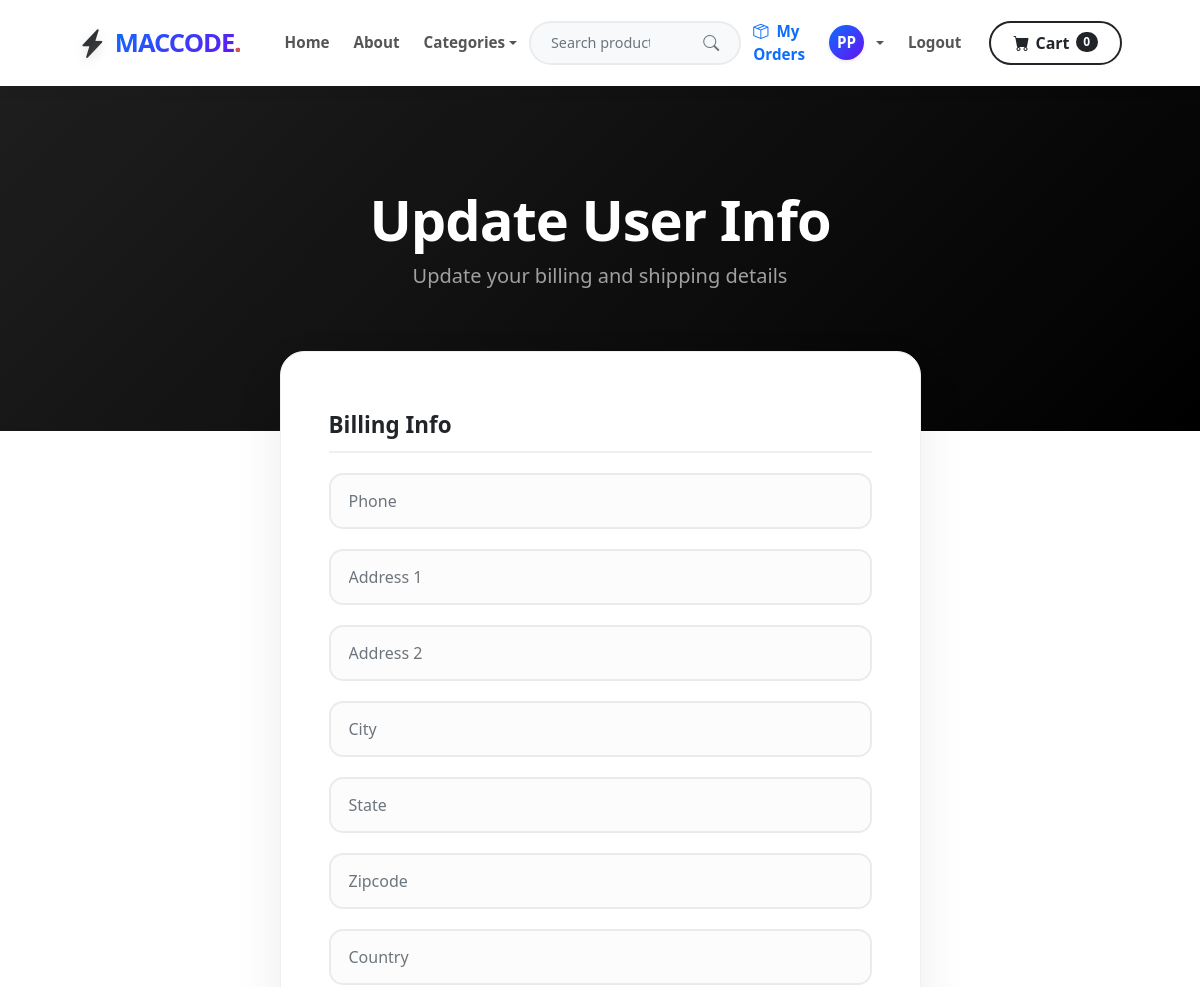
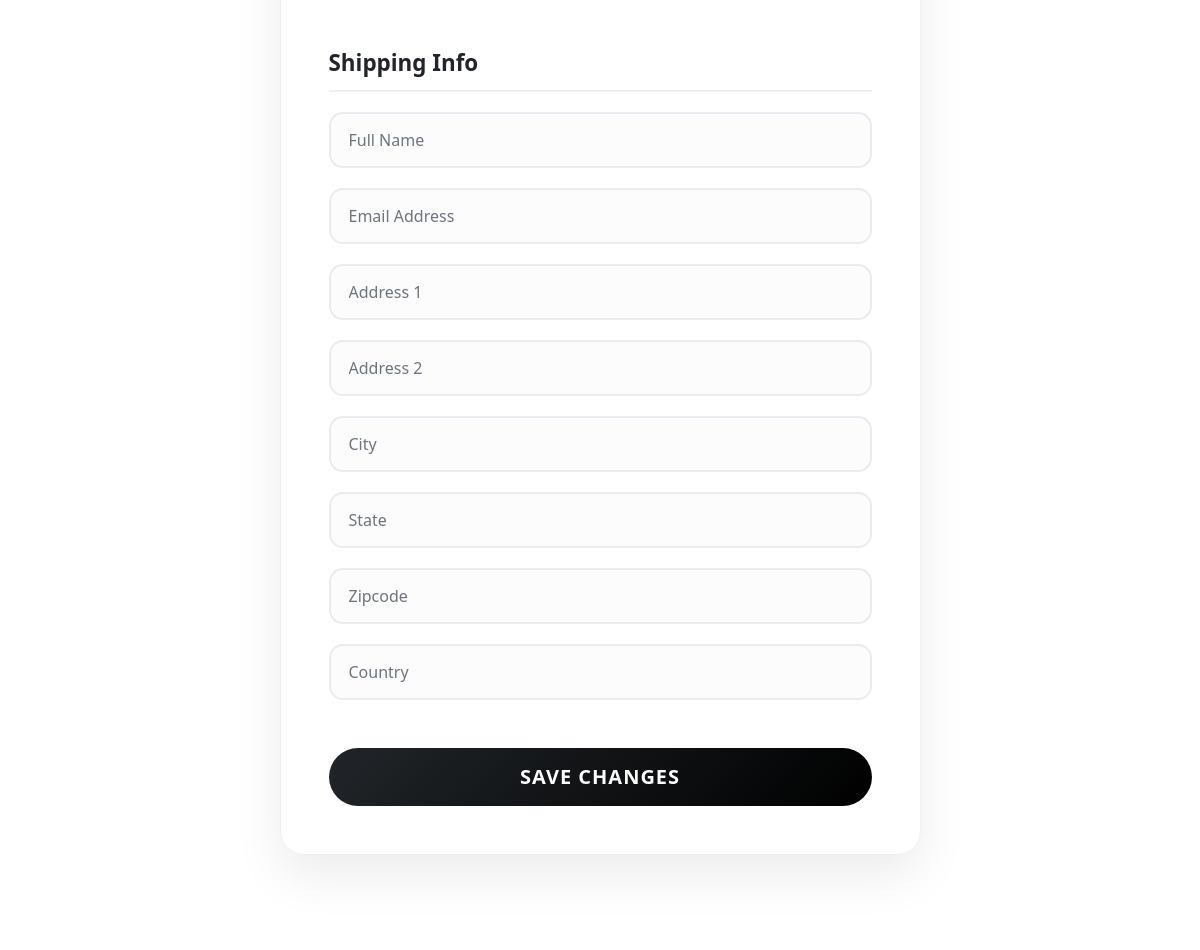
The page /update_info/ (signed in, upper part) on the database as committed earlier (2 pictures, top to bottom).
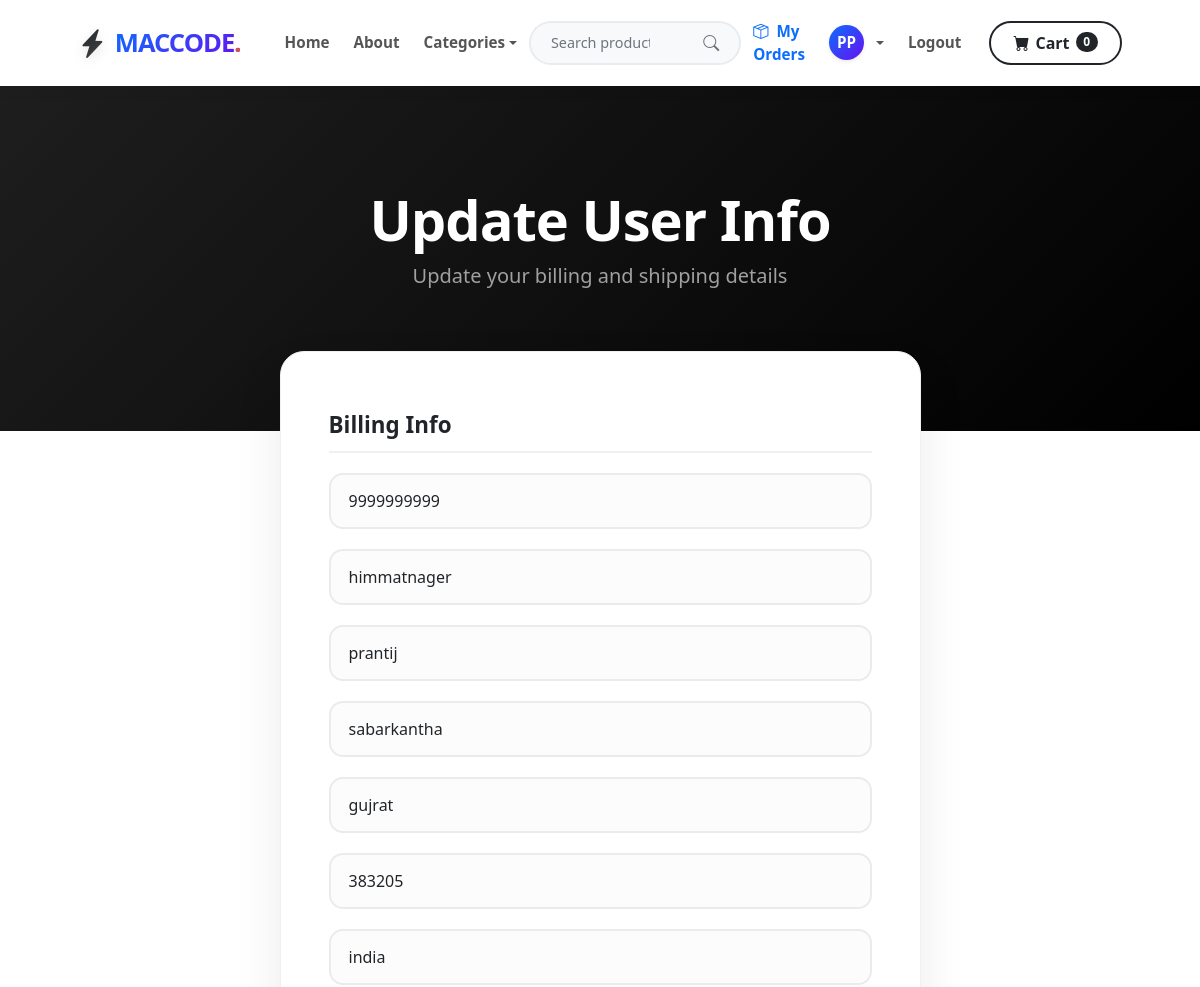
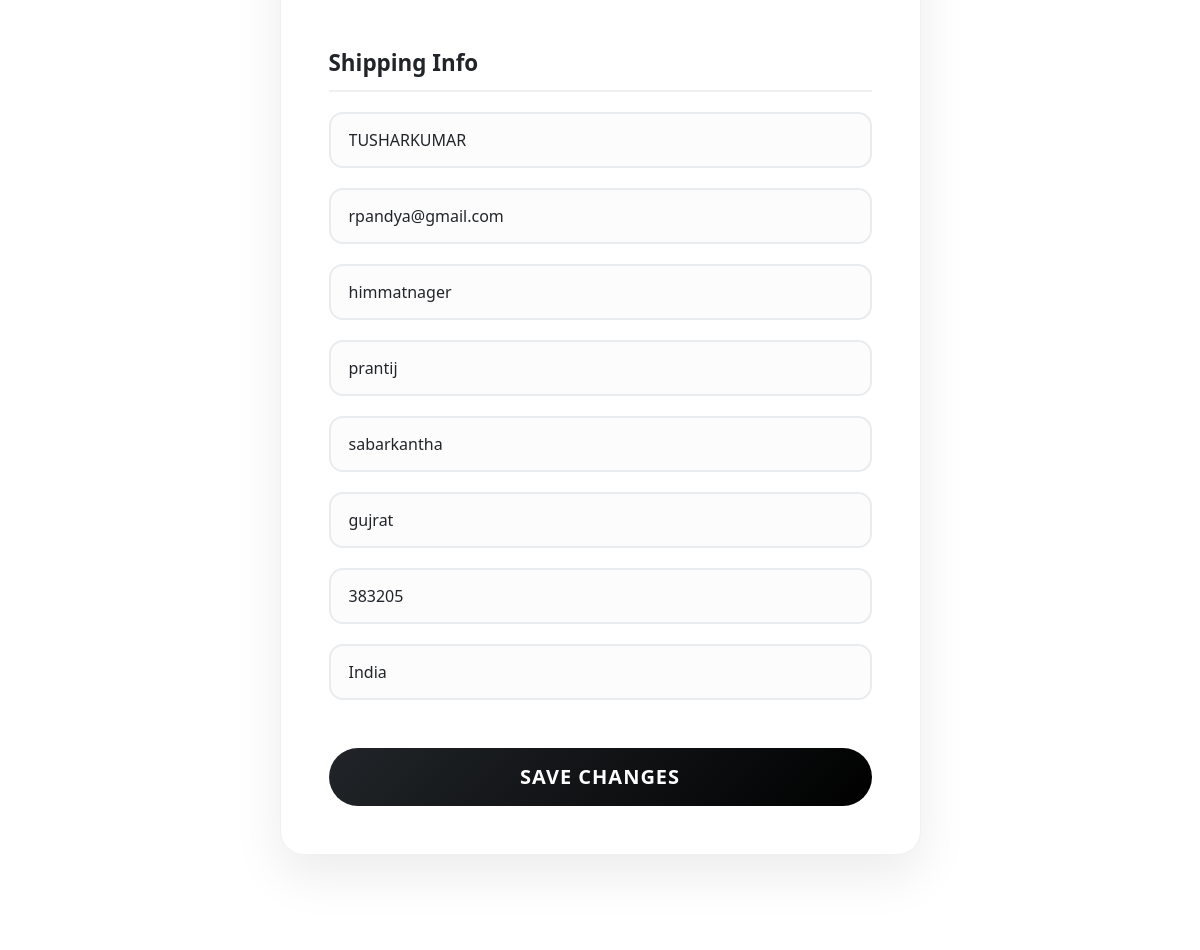
The same page on the database as committed later (2 pictures, top to bottom).
### store/models.py (models this page shows, shortened)
class Profile(models.Model):
    user = models.OneToOneField(User, on_delete=models.CASCADE)
    phone = models.CharField(max_length=20, blank=True)
    address1 = models.CharField(max_length=200, blank=True)
    address2 = models.CharField(max_length=200, blank=True)
    city = models.CharField(max_length=200, blank=True)
    state = models.CharField(max_length=200, blank=True)
    zipcode = models.CharField(max_length=200, blank=True)
    country = models.CharField(max_length=200, blank=True)
    old_cart = models.CharField(max_length=2000, blank=True, null=True)

### payment/models.py (models this page shows, shortened)
class ShippingAddress(models.Model):
    user = models.ForeignKey(User, on_delete=models.CASCADE)
    shipping_full_name = models.CharField(max_length=255)
    shipping_email = models.EmailField(max_length=255)
    shipping_address1 = models.CharField(max_length=255)
    shipping_address2 = models.CharField(max_length=255)
    shipping_city = models.CharField(max_length=255)
    shipping_state = models.CharField(max_length=255, null=True, blank=True)
    shipping_zipcode = models.CharField(max_length=255, null=True, blank=True)
    shipping_country = models.CharField(max_length=255)
    class Meta:
        verbose_name_plural = "Shipping Addresses"

### store/views.py (the view)
# urls.py: path('update_info/', views.update_info, name='update_info'),
def update_info(request):
    if request.user.is_authenticated:
        current_profile, created = Profile.objects.get_or_create(user=request.user)
        shipping_user, created = ShippingAddress.objects.get_or_create(user=request.user)
        if request.method == 'POST':
            form = UserInfoForm(request.POST, instance=current_profile)
            shipping_form = ShippingForm(request.POST, instance=shipping_user)
            if form.is_valid() or shipping_form.is_valid():
                form.save()
                shipping_form.save()
                messages.success(request, "Your Info Has Been Updated!!")
                return redirect('home')
        else:
            form = UserInfoForm(instance=current_profile)
            shipping_form = ShippingForm(instance=shipping_user)
        return render(request, "update_info.html", {'form': form, 'shipping_form': shipping_form})
    else:
        messages.error(request, "You Must Be Logged In To View That Page...")
        return redirect('login')

### store/forms.py
class UserInfoForm(forms.ModelForm):
    phone = forms.CharField(label='',widget=forms.TextInput(attrs={'class':'form-control','placeholder':'Phone'}),required=False)
    address1 = forms.CharField(label='',widget=forms.TextInput(attrs={'class':'form-control','placeholder':'Address 1'}),required=False)
    address2 = forms.CharField(label='',widget=forms.TextInput(attrs={'class':'form-control','placeholder':'Address 2'}),required=False)
    city = forms.CharField(label='',widget=forms.TextInput(attrs={'class':'form-control','placeholder':'City'}),required=False)
    state = forms.CharField(label='',widget=forms.TextInput(attrs={'class':'form-control','placeholder':'State'}),required=False)
    zipcode = forms.CharField(label='',widget=forms.TextInput(attrs={'class':'form-control','placeholder':'Zipcode'}),required=False)
    country = forms.CharField(label='',widget=forms.TextInput(attrs={'class':'form-control','placeholder':'Country'}),required=False)
    class Meta:
        model = Profile
        fields = ('phone', 'address1', 'address2', 'city', 'state', 'zipcode', 'country')

### cart/cart.py (called while the page is built)
    def __len__(self):
        return sum(int(item.get('qty', 0)) for item in self.cart.values())

### store/templates/update_info.html (shortened to what this page needs)
{% extends "base.html" %}
{% block content %}
<header class="update-header text-center">
    <div class="container px-4 px-lg-5">
        <h1 class="display-4 text-white">Update User Info</h1>
        <p class="lead fw-normal mb-0">Update your billing and shipping details</p>
    </div>
</header>
<div class="container pb-5">
    <div class="row justify-content-center">
        <div class="col-md-7">
            <div class="card update-card">
                <div class="card-body p-5">
                    <form method="POST" action="{% url 'update_info' %}">
                        <div class="section-title mt-2">Billing Info</div>
                        {{ form.as_p }}
                        <div class="section-title mt-5">Shipping Info</div>
                        {{ shipping_form.as_p }}
                        <div class="mt-5">
                            <button type="submit" class="btn btn-premium btn-lg">
                                Save Changes
                            </button>
                        </div>
                    </form>
                </div>
            </div>
        </div>
    </div>
</div>
<br><br>
{% endblock %}

Rows that differ between the two databases and show on the page:
changed Profile: phone (not shown) → "9999999999"; address1 (not shown) → "himmatnager"; address2 (not shown) → "prantij"; city (not shown) → "sabarkantha"; state (not shown) → "gujrat"; zipcode (not shown) → "383205"; country (not shown) → "india"
changed ShippingAddress: shipping_full_name (not shown) → "TUSHARKUMAR"; shipping_email (not shown) → "rpandya@gmail.com"; shipping_address1 (not shown) → "himmatnager"; shipping_address2 (not shown) → "prantij"; shipping_city (not shown) → "sabarkantha"; shipping_state (not shown) → "gujrat"; shipping_zipcode (not shown) → "383205"; shipping_country (not shown) → "India"
